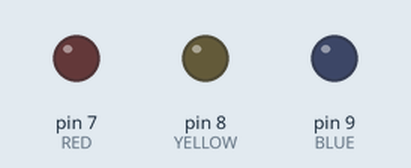
A sketch run on a simulated Arduino Uno, built with avr-gcc and run on an emulated ATmega328P. Parts: output pins drawn as LEDs (lit = HIGH).

Above: at 0.2 s.
At 1.2 s:
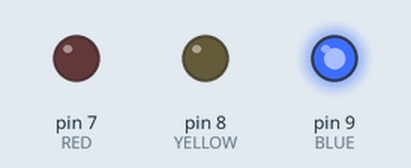
At 1.7 s:
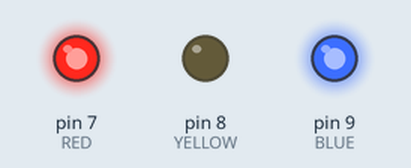
At 2.2 s:
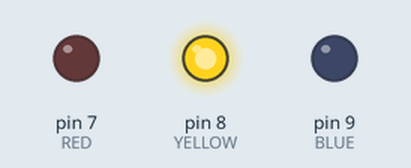
At 3.2 s:
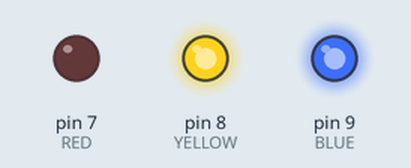
At 4.7 s:
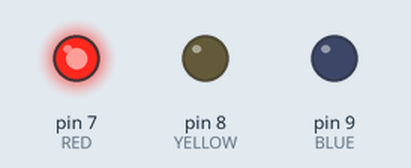
Timing chart, 0 to 5.2 s (numbered marks = the images above):
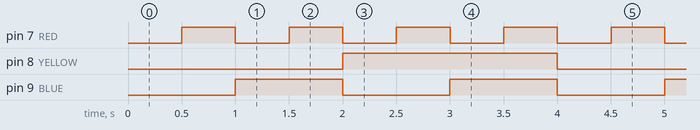

Measured:
- by itself, pin 7 (RED): alternates HIGH for 0.50 s and LOW for 0.50 s
- by itself, pin 8 (YELLOW): alternates HIGH for 2.0 s and LOW for 2.0 s
- by itself, pin 9 (BLUE): alternates HIGH for 1.0 s and LOW for 1.0 s

The sketch:

RTOS1.ino
```cpp
#include <Arduino_FreeRTOS.h>

#define RED     7
#define YELLOW  8
#define BLUE    9

void setup() {
  xTaskCreate(redLedControllerTask, "RED LED Task", 128, NULL, 1, NULL);
  xTaskCreate(blueLedControllerTask, "BLUE LED Task", 128, NULL, 1, NULL);
  xTaskCreate(yellowLedControllerTask, "YELLOW LED Task", 128, NULL, 1, NULL);
}

void redLedControllerTask(void *pvParameters)
{
  pinMode(RED, OUTPUT);

  while (1)
  {
    delay(500);
    digitalWrite(RED, digitalRead(RED) ^ 1);

  }
}

void  blueLedControllerTask(void *pvParameters)
{
  pinMode(BLUE, OUTPUT);

  while (1)
  {
    delay(1000);
    digitalWrite(BLUE, digitalRead(BLUE) ^ 1);

  }
}

void yellowLedControllerTask(void *pvParameters)
{
  pinMode(YELLOW, OUTPUT);

  while (1)
  {
    delay(2000);
    digitalWrite(YELLOW, digitalRead(YELLOW) ^ 1);

  }
}
void loop() {}
```
